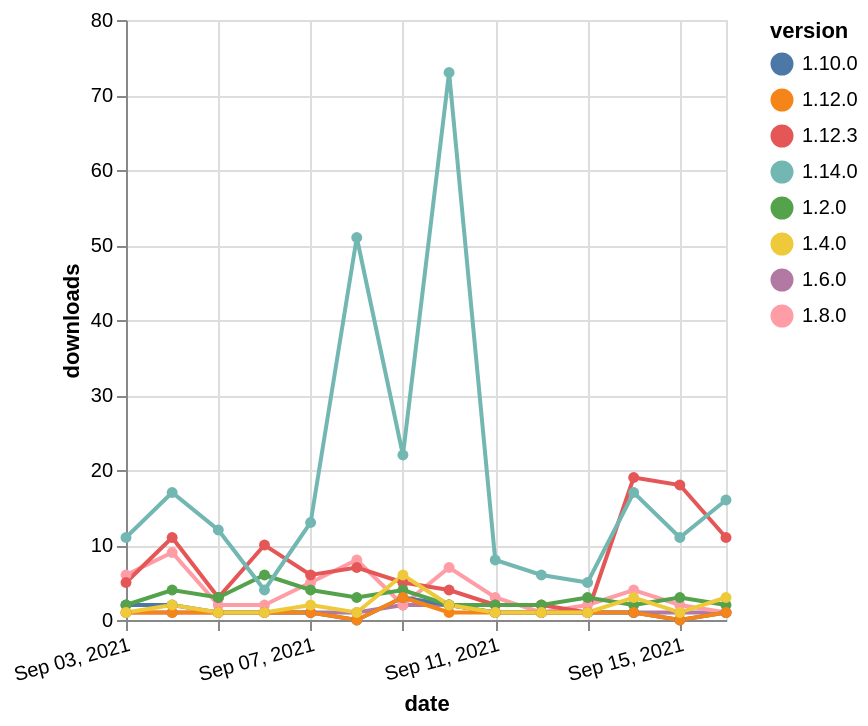

Source (Vega-Lite JSON):
### Vega-Lite specification from a JSON file in a GitHub repository (floating-point values rounded to 4 significant figures)
{"$schema": "https://vega.github.io/schema/vega-lite/v5.json", "description": "A simple bar chart with embedded data.", "data": {"values": [{"date": "2021-09-03", "total": 1238, "delta": 1, "version": "1.6.0"}, {"date": "2021-09-04", "total": 1239, "delta": 1, "version": "1.6.0"}, {"date": "2021-09-05", "total": 1240, "delta": 1, "version": "1.6.0"}, {"date": "2021-09-06", "total": 1241, "delta": 1, "version": "1.6.0"}, {"date": "2021-09-07", "total": 1242, "delta": 1, "version": "1.6.0"}, {"date": "2021-09-08", "total": 1243, "delta": 1, "version": "1.6.0"}, {"date": "2021-09-09", "total": 1245, "delta": 2, "version": "1.6.0"}, {"date": "2021-09-10", "total": 1247, "delta": 2, "version": "1.6.0"}, {"date": "2021-09-11", "total": 1248, "delta": 1, "version": "1.6.0"}, {"date": "2021-09-12", "total": 1249, "delta": 1, "version": "1.6.0"}, {"date": "2021-09-13", "total": 1250, "delta": 1, "version": "1.6.0"}, {"date": "2021-09-14", "total": 1251, "delta": 1, "version": "1.6.0"}, {"date": "2021-09-15", "total": 1252, "delta": 1, "version": "1.6.0"}, {"date": "2021-09-16", "total": 1253, "delta": 1, "version": "1.6.0"}, {"date": "2021-09-03", "total": 3426, "delta": 6, "version": "1.8.0"}, {"date": "2021-09-04", "total": 3435, "delta": 9, "version": "1.8.0"}, {"date": "2021-09-05", "total": 3437, "delta": 2, "version": "1.8.0"}, {"date": "2021-09-06", "total": 3439, "delta": 2, "version": "1.8.0"}, {"date": "2021-09-07", "total": 3444, "delta": 5, "version": "1.8.0"}, {"date": "2021-09-08", "total": 3452, "delta": 8, "version": "1.8.0"}, {"date": "2021-09-09", "total": 3454, "delta": 2, "version": "1.8.0"}, {"date": "2021-09-10", "total": 3461, "delta": 7, "version": "1.8.0"}, {"date": "2021-09-11", "total": 3464, "delta": 3, "version": "1.8.0"}, {"date": "2021-09-12", "total": 3465, "delta": 1, "version": "1.8.0"}, {"date": "2021-09-13", "total": 3467, "delta": 2, "version": "1.8.0"}, {"date": "2021-09-14", "total": 3471, "delta": 4, "version": "1.8.0"}, {"date": "2021-09-15", "total": 3473, "delta": 2, "version": "1.8.0"}, {"date": "2021-09-16", "total": 3474, "delta": 1, "version": "1.8.0"}, {"date": "2021-09-03", "total": 1151, "delta": 2, "version": "1.10.0"}, {"date": "2021-09-04", "total": 1153, "delta": 2, "version": "1.10.0"}, {"date": "2021-09-05", "total": 1154, "delta": 1, "version": "1.10.0"}, {"date": "2021-09-06", "total": 1155, "delta": 1, "version": "1.10.0"}, {"date": "2021-09-07", "total": 1156, "delta": 1, "version": "1.10.0"}, {"date": "2021-09-08", "total": 1156, "delta": 0, "version": "1.10.0"}, {"date": "2021-09-09", "total": 1159, "delta": 3, "version": "1.10.0"}, {"date": "2021-09-10", "total": 1161, "delta": 2, "version": "1.10.0"}, {"date": "2021-09-11", "total": 1162, "delta": 1, "version": "1.10.0"}, {"date": "2021-09-12", "total": 1163, "delta": 1, "version": "1.10.0"}, {"date": "2021-09-13", "total": 1164, "delta": 1, "version": "1.10.0"}, {"date": "2021-09-14", "total": 1165, "delta": 1, "version": "1.10.0"}, {"date": "2021-09-15", "total": 1165, "delta": 0, "version": "1.10.0"}, {"date": "2021-09-16", "total": 1166, "delta": 1, "version": "1.10.0"}, {"date": "2021-09-03", "total": 1194, "delta": 5, "version": "1.12.3"}, {"date": "2021-09-04", "total": 1205, "delta": 11, "version": "1.12.3"}, {"date": "2021-09-05", "total": 1208, "delta": 3, "version": "1.12.3"}, {"date": "2021-09-06", "total": 1218, "delta": 10, "version": "1.12.3"}, {"date": "2021-09-07", "total": 1224, "delta": 6, "version": "1.12.3"}, {"date": "2021-09-08", "total": 1231, "delta": 7, "version": "1.12.3"}, {"date": "2021-09-09", "total": 1236, "delta": 5, "version": "1.12.3"}, {"date": "2021-09-10", "total": 1240, "delta": 4, "version": "1.12.3"}, {"date": "2021-09-11", "total": 1242, "delta": 2, "version": "1.12.3"}, {"date": "2021-09-12", "total": 1244, "delta": 2, "version": "1.12.3"}, {"date": "2021-09-13", "total": 1245, "delta": 1, "version": "1.12.3"}, {"date": "2021-09-14", "total": 1264, "delta": 19, "version": "1.12.3"}, {"date": "2021-09-15", "total": 1282, "delta": 18, "version": "1.12.3"}, {"date": "2021-09-16", "total": 1293, "delta": 11, "version": "1.12.3"}, {"date": "2021-09-03", "total": 3284, "delta": 2, "version": "1.2.0"}, {"date": "2021-09-04", "total": 3288, "delta": 4, "version": "1.2.0"}, {"date": "2021-09-05", "total": 3291, "delta": 3, "version": "1.2.0"}, {"date": "2021-09-06", "total": 3297, "delta": 6, "version": "1.2.0"}, {"date": "2021-09-07", "total": 3301, "delta": 4, "version": "1.2.0"}, {"date": "2021-09-08", "total": 3304, "delta": 3, "version": "1.2.0"}, {"date": "2021-09-09", "total": 3308, "delta": 4, "version": "1.2.0"}, {"date": "2021-09-10", "total": 3310, "delta": 2, "version": "1.2.0"}, {"date": "2021-09-11", "total": 3312, "delta": 2, "version": "1.2.0"}, {"date": "2021-09-12", "total": 3314, "delta": 2, "version": "1.2.0"}, {"date": "2021-09-13", "total": 3317, "delta": 3, "version": "1.2.0"}, {"date": "2021-09-14", "total": 3319, "delta": 2, "version": "1.2.0"}, {"date": "2021-09-15", "total": 3322, "delta": 3, "version": "1.2.0"}, {"date": "2021-09-16", "total": 3324, "delta": 2, "version": "1.2.0"}, {"date": "2021-09-03", "total": 855, "delta": 11, "version": "1.14.0"}, {"date": "2021-09-04", "total": 872, "delta": 17, "version": "1.14.0"}, {"date": "2021-09-05", "total": 884, "delta": 12, "version": "1.14.0"}, {"date": "2021-09-06", "total": 888, "delta": 4, "version": "1.14.0"}, {"date": "2021-09-07", "total": 901, "delta": 13, "version": "1.14.0"}, {"date": "2021-09-08", "total": 952, "delta": 51, "version": "1.14.0"}, {"date": "2021-09-09", "total": 974, "delta": 22, "version": "1.14.0"}, {"date": "2021-09-10", "total": 1047, "delta": 73, "version": "1.14.0"}, {"date": "2021-09-11", "total": 1055, "delta": 8, "version": "1.14.0"}, {"date": "2021-09-12", "total": 1061, "delta": 6, "version": "1.14.0"}, {"date": "2021-09-13", "total": 1066, "delta": 5, "version": "1.14.0"}, {"date": "2021-09-14", "total": 1083, "delta": 17, "version": "1.14.0"}, {"date": "2021-09-15", "total": 1094, "delta": 11, "version": "1.14.0"}, {"date": "2021-09-16", "total": 1110, "delta": 16, "version": "1.14.0"}, {"date": "2021-09-03", "total": 1856, "delta": 1, "version": "1.12.0"}, {"date": "2021-09-04", "total": 1857, "delta": 1, "version": "1.12.0"}, {"date": "2021-09-05", "total": 1858, "delta": 1, "version": "1.12.0"}, {"date": "2021-09-06", "total": 1859, "delta": 1, "version": "1.12.0"}, {"date": "2021-09-07", "total": 1860, "delta": 1, "version": "1.12.0"}, {"date": "2021-09-08", "total": 1860, "delta": 0, "version": "1.12.0"}, {"date": "2021-09-09", "total": 1863, "delta": 3, "version": "1.12.0"}, {"date": "2021-09-10", "total": 1864, "delta": 1, "version": "1.12.0"}, {"date": "2021-09-11", "total": 1865, "delta": 1, "version": "1.12.0"}, {"date": "2021-09-12", "total": 1866, "delta": 1, "version": "1.12.0"}, {"date": "2021-09-13", "total": 1867, "delta": 1, "version": "1.12.0"}, {"date": "2021-09-14", "total": 1868, "delta": 1, "version": "1.12.0"}, {"date": "2021-09-15", "total": 1868, "delta": 0, "version": "1.12.0"}, {"date": "2021-09-16", "total": 1869, "delta": 1, "version": "1.12.0"}, {"date": "2021-09-03", "total": 3375, "delta": 1, "version": "1.4.0"}, {"date": "2021-09-04", "total": 3377, "delta": 2, "version": "1.4.0"}, {"date": "2021-09-05", "total": 3378, "delta": 1, "version": "1.4.0"}, {"date": "2021-09-06", "total": 3379, "delta": 1, "version": "1.4.0"}, {"date": "2021-09-07", "total": 3381, "delta": 2, "version": "1.4.0"}, {"date": "2021-09-08", "total": 3382, "delta": 1, "version": "1.4.0"}, {"date": "2021-09-09", "total": 3388, "delta": 6, "version": "1.4.0"}, {"date": "2021-09-10", "total": 3390, "delta": 2, "version": "1.4.0"}, {"date": "2021-09-11", "total": 3391, "delta": 1, "version": "1.4.0"}, {"date": "2021-09-12", "total": 3392, "delta": 1, "version": "1.4.0"}, {"date": "2021-09-13", "total": 3393, "delta": 1, "version": "1.4.0"}, {"date": "2021-09-14", "total": 3396, "delta": 3, "version": "1.4.0"}, {"date": "2021-09-15", "total": 3397, "delta": 1, "version": "1.4.0"}, {"date": "2021-09-16", "total": 3400, "delta": 3, "version": "1.4.0"}]}, "width": "container", "mark": {"type": "line", "point": {"filled": true}}, "encoding": {"x": {"field": "date", "type": "temporal", "timeUnit": "yearmonthdate", "title": "date", "axis": {"labelAngle": -15}}, "y": {"field": "delta", "type": "quantitative", "title": "downloads"}, "color": {"field": "version", "type": "nominal"}, "tooltip": {"field": "delta"}}}
